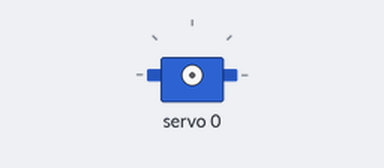
The sketch below on a simulated Arduino Uno, built with avr-gcc and run on an emulated ATmega328P. On the bench: servo. What the sketch prints to the serial monitor is not drawn.

Above: at 0.1 s.
At 2.1 s:
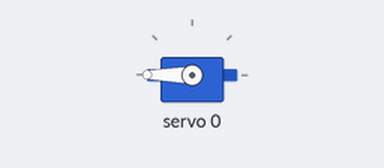
Timing chart, 0 to 4.5 s (numbered marks = the images above):
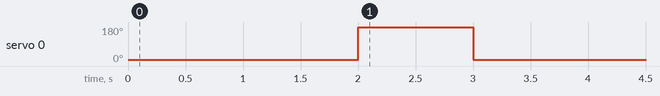

The sketch:

verifyPCA9685.ino
```cpp
#include <Wire.h>
#include <Adafruit_PWMServoDriver.h>

Adafruit_PWMServoDriver pwm = Adafruit_PWMServoDriver();

// Define the servo channel on the PCA9685
const int servoChannel = 0;
int servoMin = 150; // Minimum pulse length out of 4096
int servoMax = 600; // Maximum pulse length out of 4096

void setup() {
  Serial.begin(115200);
  Serial.println("PCA9685 Servo Driver Test!");

  pwm.begin();
  pwm.setPWMFreq(60); // Analog servos run at ~60 Hz

  // Give a brief pause to let the servos reach their home positions
  delay(1000);

  // Move servo to minimum position
  pwm.setPWM(servoChannel, 0, servoMin);
  delay(1000); // Wait for 1 second

  // Move servo to maximum position
  pwm.setPWM(servoChannel, 0, servoMax);
  delay(1000); // Wait for 1 second

  // Move servo to middle position
  int midPosition = (servoMin + servoMax) / 2;
  pwm.setPWM(servoChannel, 0, midPosition);

    // Move servo to minimum position
  pwm.setPWM(servoChannel, 0, servoMin);
  delay(1000); // Wait for 1 second

}

void loop() {
  // No need to do anything in the loop for this test
}
```
